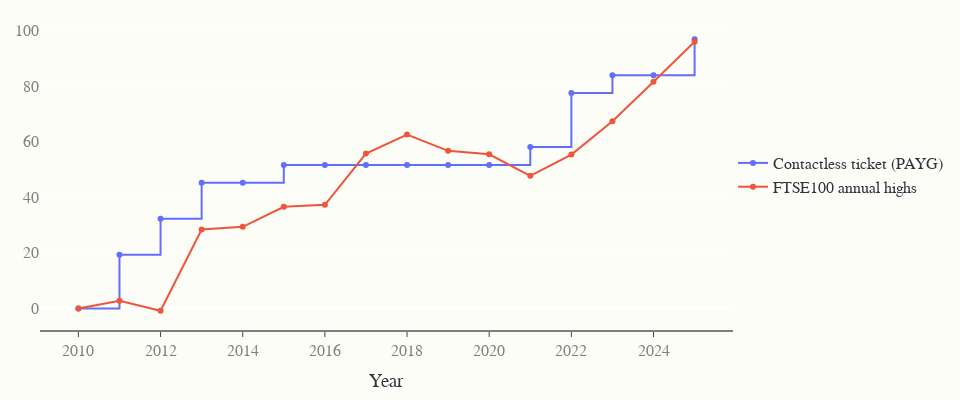

Here is the notebook cell this chart was saved with:
### Markdown cell above
## Combined Charts

### Code cell
# Create step non-decreasing step function
fig = go.Figure()

fares_normalised = normalise_series_to_first_value(tflFares["Single_Z1_to_Z4_Oyster_Peak"][10:]) * 200 - 200
stocks_normalised = normalise_series_to_first_value(ftse_yearly_max_prices['HIGH_1'].astype(float)[10:]) * 200 - 200
# TRACES
fig.add_trace(create_trace(
    x=tflFares['year'][10:],
    y=fares_normalised, 
    label="Contactless ticket (PAYG)",
    line_shape="hv"
))
fig.add_trace(create_trace(
    x=ftse_yearly_max_prices['year'][10:], 
    y=stocks_normalised, 
    label="FTSE100 annual highs",
    # line_shape="hv"
))

# LAYOUT
layout = create_layout(title="TfL Tube Fares vs the FTSE100<br><sup>Prices are normalised to the same starting point of 1</sup>")
fig.update_layout(layout)

fig.show()

### Figure 1 — Plotly figure (JSON) as saved in the notebook; plotly's stock layout.template omitted (floating-point values rounded to 4 significant figures)
{"data": [{"line": {"shape": "hv"}, "mode": "lines+markers", "name": "Contactless ticket (PAYG)", "type": "scatter", "x": [2010, 2011, 2012, 2013, 2014, 2015, 2016, 2017, 2018, 2019, 2020, 2021, 2022, 2023, 2024, 2025], "y": [0.0, 19.35, 32.26, 45.16, 45.16, 51.61, 51.61, 51.61, 51.61, 51.61, 51.61, 58.06, 77.42, 83.87, 83.87, 96.77]}, {"mode": "lines+markers", "name": "FTSE100 annual highs", "type": "scatter", "x": [2010, 2011, 2012, 2013, 2014, 2015, 2016, 2017, 2018, 2019, 2020, 2021, 2022, 2023, 2024, 2025], "y": [0.0, 2.8, -0.8111, 28.37, 29.34, 36.58, 37.25, 55.67, 62.51, 56.66, 55.41, 47.69, 55.33, 67.28, 81.47, 95.9]}], "layout": {"font": {"color": "#31333F", "family": "sans-serif", "size": 16}, "height": 400, "legend": {"x": 1, "y": 0.5}, "margin": {"b": 40, "l": 40, "r": 20, "t": 20}, "paper_bgcolor": "#fdfdf8", "plot_bgcolor": "#fdfdf8", "showlegend": true, "width": 960, "xaxis": {"linecolor": "#7f7f7f", "linewidth": 2, "showgrid": false, "tickfont": {"color": "#7f7f7f"}, "ticks": "outside", "title": {"text": "Year"}}, "yaxis": {"tickfont": {"color": "#7f7f7f"}}}}
